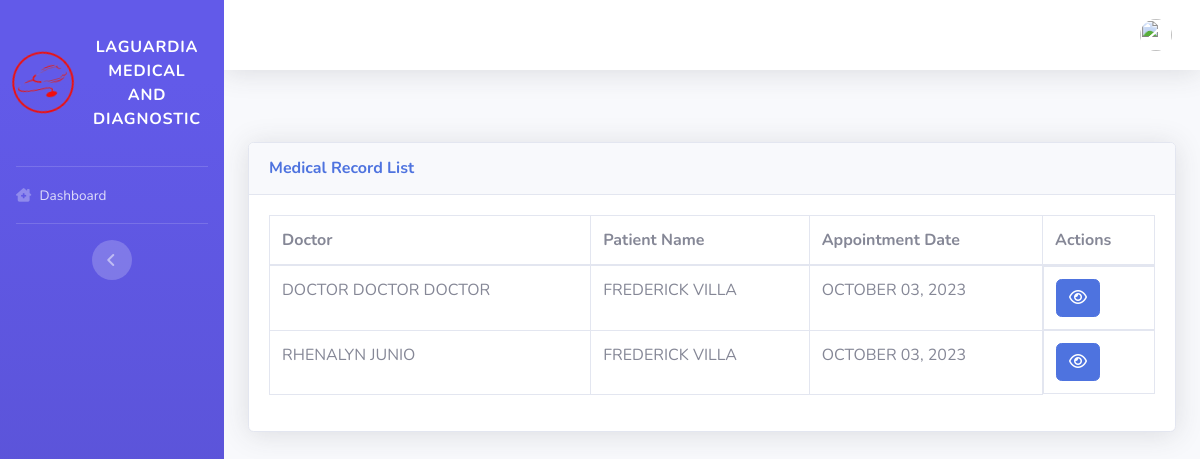
Before: /pages/doctor/list_medical_record.php with the older database file.
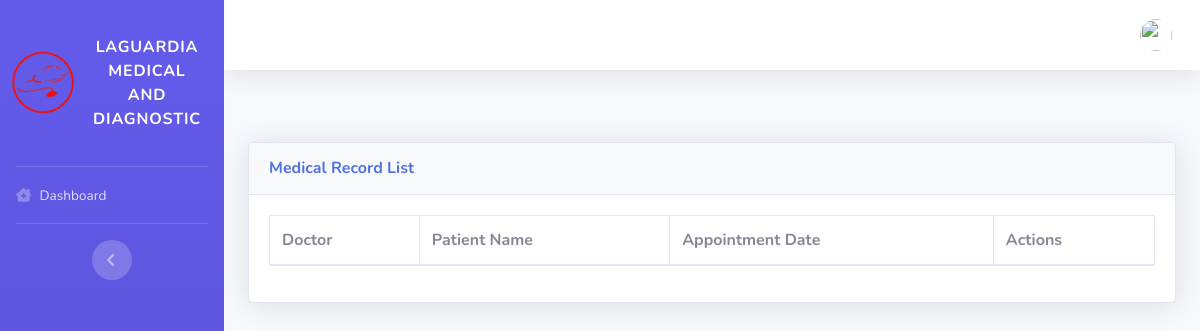
After: the same page with the newer database file.
### tables this page shows
CREATE TABLE `tbl_appointment` (
  `id` int(11) NOT NULL,
  `patient_id` int(11) DEFAULT NULL,
  `doctor_id` int(11) DEFAULT NULL,
  `appointment_date` date DEFAULT NULL,
  `remarks` text DEFAULT NULL,
  `status` varchar(45) DEFAULT 'pending' COMMENT 'pending\\nreschedule\\napproved\\nrejected\\ncancelled',
  `amount` decimal(18,2) DEFAULT 0.00,
  `change` decimal(18,2) DEFAULT 0.00
);

### config/functions.php (called while the page is built, shortened)
<?php
function query($sql)
{
  return mysqli_query($_SESSION['conn'], $sql);
}
function get_all($sql)
{
  $data = [];
  foreach (query($sql) as $res) {
    $data[] = $res;
  }
  return $data;
}
function get_fields($sql){
  $fields = [];
 foreach (mysqli_fetch_fields(query($sql)) as $res) {
    $fields[] = $res->name;
 }
  return $fields;
}
function field_replacer($value, $sql, $array){
  $replace = [];
  foreach (get_fields($sql) as $res) {
    $replace[':'.$res] = $array[$res];
  }
  return strtr($value, $replace);
}

### pages/layout/list.php (shortened to what this page needs)
<div class="card shadow mb-4">
  <div class="card-header py-3">
    <h6 class="m-0 font-weight-bold text-primary"><?= $list_title ?> List</h6>
  </div>
  <div class="card-body">
    <div class="table-responsive">
      <table class="table table-bordered" id="dataTable" width="100%" cellspacing="0">
        <thead>
          <tr>
            <?php foreach ($list_header as $res) { ?>
            <th><?= $res ?></th>
            <?php } ?>
            <?php if ($list_enable_actions) { ?><th>Actions</th><?php } ?>
          </tr>
        </thead>
        <tbody>
          <?php foreach (get_all($list_sql) as $row) { ?>
          <tr>
            <?php foreach ($list_column as $subres) { ?>
            <td style="text-transform:uppercase"><?= $row[$subres] ?></td>
            <?php } ?>
            <?php if ($list_enable_actions) { ?>
            <td class="d-flex">
              <?php if ($list_actions['view']) { ?><a
                href="<?= field_replacer($list_actions['view'], $list_sql, $row) ?>&id=<?= $row['id']; ?>"
                class="btn btn-primary" style="margin-right:.25rem"><i class="fa fa-eye"></i></a><?php } ?>
            </td>
            <?php } ?>
          </tr>
          <?php } ?>
        </tbody>
      </table>
    </div>
  </div>
</div>

Changed rows visible on the page:
no longer on this page (row edited): tbl_appointment: subres "DOCTOR DOCTOR DOCTOR", subres "FREDERICK VILLA", subres "OCTOBER 03, 2023"
removed tbl_appointment: subres "RHENALYN JUNIO", subres "FREDERICK VILLA", subres "OCTOBER 03, 2023"
